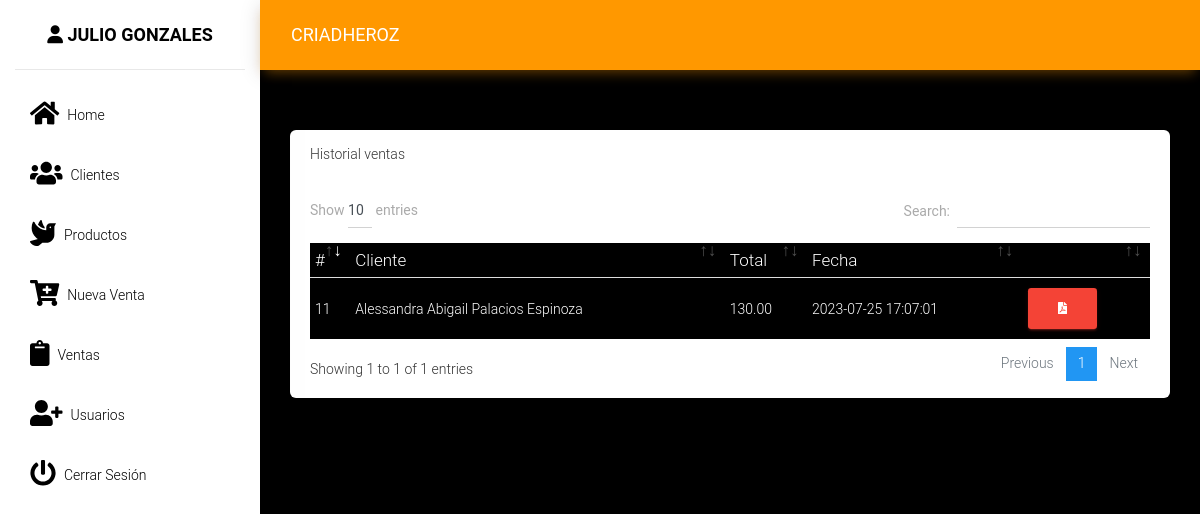
Screenshot of /src/lista_ventas.php (signed in) with the database file from the repository.
### tables this page shows
CREATE TABLE `ventas` (
  `id` int(11) NOT NULL,
  `id_cliente` int(11) NOT NULL,
  `total` decimal(10,2) NOT NULL,
  `id_usuario` int(11) NOT NULL,
  `fecha` timestamp NOT NULL DEFAULT current_timestamp() ON UPDATE current_timestamp()
);

CREATE TABLE `cliente` (
  `idcliente` int(11) NOT NULL,
  `nombre` varchar(100) NOT NULL,
  `telefono` varchar(15) NOT NULL,
  `direccion` varchar(200) NOT NULL
);

### src/lista_ventas.php (the view, shortened to what this page needs)
<?php
require_once "../conexion.php";
$query = mysqli_query($conexion, "SELECT v.*, c.idcliente, c.nombre FROM ventas v INNER JOIN cliente c ON v.id_cliente = c.idcliente");
include_once "includes/header.php";
?>
<div class="card">
    <div class="card-header">
        Historial ventas
    </div>
    <div class="card-body">
        <div class="table-responsive">
            <table class="table" id="tbl" style="color: #fff; background-color: #000">
                <thead>
                    <tr>
                        <th>#</th>
                        <th>Cliente</th>
                        <th>Total</th>
                        <th>Fecha</th>
                        <th></th>
                    </tr>
                </thead>
                <tbody>
                    <?php while ($row = mysqli_fetch_assoc($query)) { ?>
                        <tr>
                            <td><?php echo $row['id']; ?></td>
                            <td><?php echo $row['nombre']; ?></td>
                            <td><?php echo $row['total']; ?></td>
                            <td><?php echo $row['fecha']; ?></td>
                            <td>
                                <a href="pdf/generar.php?cl=<?php echo $row['id_cliente'] ?>&v=<?php echo $row['id'] ?>" target="_blank" class="btn btn-danger"><i class="fas fa-file-pdf"></i></a>
                            </td>
                        </tr>
                    <?php } ?>
                </tbody>
            </table>
        </div>
    </div>
</div>
<?php include_once "includes/footer.php"; ?>

### rows the page displays
ventas: id "11", id_cliente.nombre "Alessandra Abigail Palacios Espinoza", total "130.00", fecha "2023-07-25 17:07:01"

### other values shown
$_SESSION["nombre"] "JULIO GONZALES"
